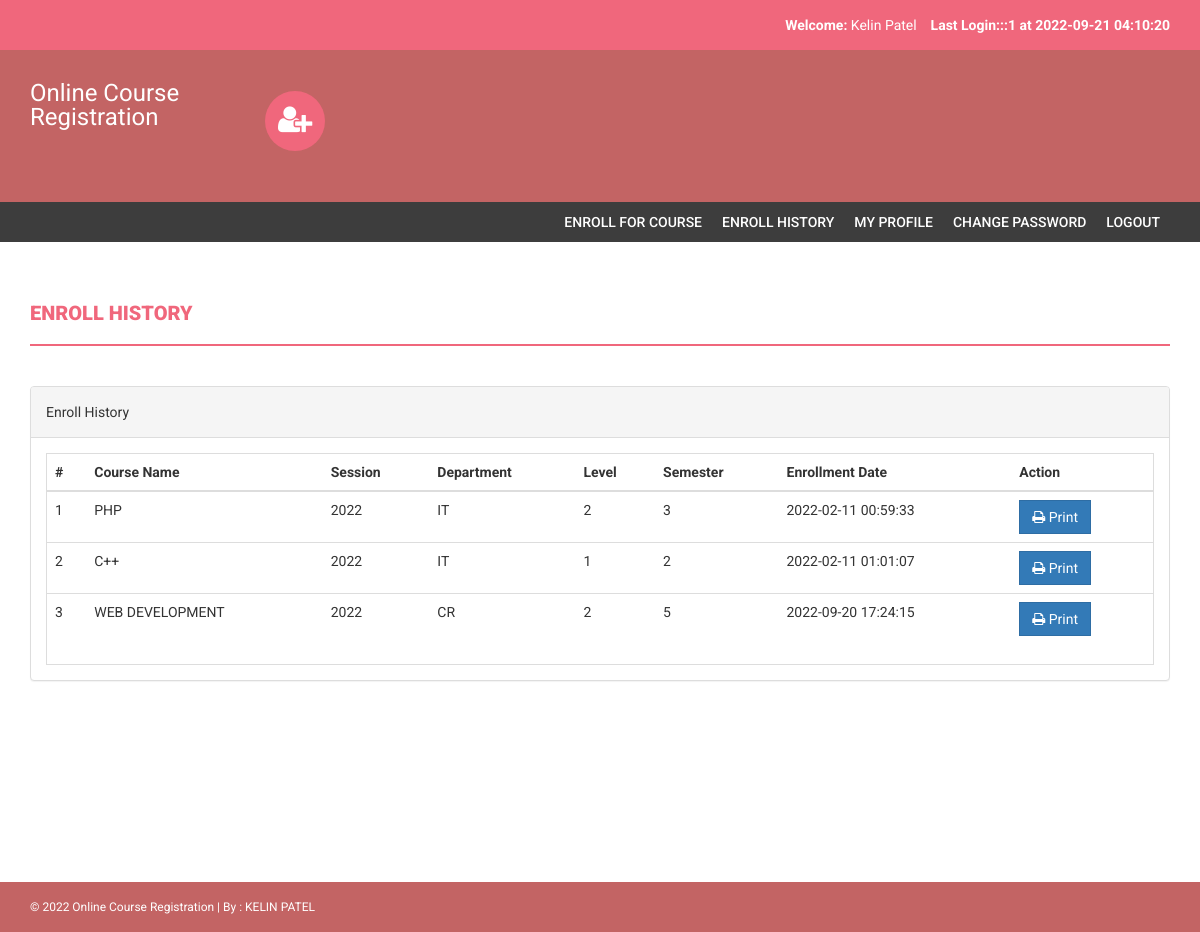
The page /enroll-history.php (signed in) on the database its author committed.
### tables this page shows
CREATE TABLE `courseenrolls` (
  `id` int(11) NOT NULL,
  `studentRegno` varchar(255) DEFAULT NULL,
  `pincode` varchar(255) DEFAULT NULL,
  `session` int(11) DEFAULT NULL,
  `department` int(11) DEFAULT NULL,
  `level` int(11) DEFAULT NULL,
  `semester` int(11) DEFAULT NULL,
  `course` int(11) DEFAULT NULL,
  `enrollDate` timestamp NULL DEFAULT CURRENT_TIMESTAMP
);

CREATE TABLE `course` (
  `id` int(11) NOT NULL,
  `courseCode` varchar(255) DEFAULT NULL,
  `courseName` varchar(255) DEFAULT NULL,
  `courseUnit` varchar(255) DEFAULT NULL,
  `noofSeats` int(11) DEFAULT NULL,
  `creationDate` timestamp NULL DEFAULT CURRENT_TIMESTAMP,
  `updationDate` varchar(255) DEFAULT NULL
);

CREATE TABLE `session` (
  `id` int(11) NOT NULL,
  `session` varchar(255) DEFAULT NULL,
  `creationDate` timestamp NULL DEFAULT CURRENT_TIMESTAMP
);

CREATE TABLE `department` (
  `id` int(11) NOT NULL,
  `department` varchar(255) DEFAULT NULL,
  `creationDate` timestamp NULL DEFAULT CURRENT_TIMESTAMP
);

CREATE TABLE `level` (
  `id` int(11) NOT NULL,
  `level` varchar(255) DEFAULT NULL,
  `creationDate` timestamp NULL DEFAULT CURRENT_TIMESTAMP
);

CREATE TABLE `semester` (
  `id` int(11) NOT NULL,
  `semester` varchar(255) DEFAULT NULL,
  `creationDate` timestamp NULL DEFAULT CURRENT_TIMESTAMP,
  `updationDate` varchar(255) DEFAULT NULL
);

### enroll-history.php (the view, shortened to what this page needs)
<?php
include('includes/config.php');
if(strlen($_SESSION['login'])==0)
{
header('location:index.php');
}else{
?>
<!DOCTYPE html>
<html xmlns="http://www.w3.org/1999/xhtml">
<head>
    <link href="assets/css/bootstrap.css" rel="stylesheet" />
    <link href="assets/css/font-awesome.css" rel="stylesheet" />
    <link href="assets/css/style.css" rel="stylesheet" />
</head>
<body>
<?php include('includes/header.php');?>
<?php if($_SESSION['login']!="")
{
 include('includes/menubar.php');
}
 ?>
    <div class="content-wrapper">
        <div class="container">
              <div class="row">
                    <div class="col-md-12">
                        <h1 class="page-head-line">Enroll History  </h1>
                    </div>
                </div>
                <div class="row" >
                <div class="col-md-12">
                    <div class="panel panel-default">
                        <div class="panel-heading">
                           Enroll History
                        </div>
                        <div class="panel-body">
                            <div class="table-responsive table-bordered">
                                <table class="table">
                                    <thead>
                                        <tr>
                                            <th>#</th>
                                            <th>Course Name </th>
                                            <th>Session </th>
                                            <th> Department</th>
                                             <th>Level</th>
                                                <th>Semester</th>
                                             <th>Enrollment Date</th>
                                             <th>Action</th>
                                        </tr>
                                    </thead>
                                    <tbody>
<?php
$sql=mysqli_query($con,"select courseenrolls.course as cid, course.courseName as courname,session.session as session,department.department as dept,level.level as level,courseenrolls.enrollDate as edate ,semester.semester as sem from courseenrolls join course on course.id=courseenrolls.course join session on session.id=courseenrolls.session join department on department.id=courseenrolls.department join level on level.id=courseenrolls.level  join semester on semester.id=courseenrolls.semester  where courseenrolls.studentRegno='".$_SESSION['login']."'");
$cnt=1;
while($row=mysqli_fetch_array($sql))
{
?>
                                        <tr>
                                            <td><?php echo $cnt;?></td>
                                            <td><?php echo htmlentities($row['courname']);?></td>
                                            <td><?php echo htmlentities($row['session']);?></td>
                                            <td><?php echo htmlentities($row['dept']);?></td>
                                            <td><?php echo htmlentities($row['level']);?></td>
                                            <td><?php echo htmlentities($row['sem']);?></td>
                                             <td><?php echo htmlentities($row['edate']);?></td>
                                            <td>
                                            <a href="print.php?id=<?php echo $row['cid']?>" target="_blank">
<button class="btn btn-primary"><i class="fa fa-print "></i> Print</button> </a>
                                            </td>
                                        </tr>
<?php
$cnt++;
} ?>
                                    </tbody>
                                </table>
                            </div>
                        </div>
                    </div>
                </div>
            </div>
        </div>
    </div>
  <?php include('includes/footer.php');?>
</body>
</html>
<?php } ?>

### includes/header.php (shortened to what this page needs)
<?php
include("includes/config.php");
?>
<?php if($_SESSION['login']!="")
{?>
<header>
        <div class="container">
            <div class="row">
                <div class="col-md-12">
                    <strong>Welcome: </strong><?php echo htmlentities($_SESSION['sname']);?>
                    <strong>Last Login:<?php
        $ret=mysqli_query($con,"SELECT  * from userlog where studentRegno='".$_SESSION['login']."' order by id desc limit 1,1");
                    $row=mysqli_fetch_array($ret);
                    echo $row['userip']; ?> at <?php echo $row['loginTime'];?></strong>
                </div>
            </div>
        </div>
    </header>
    <?php } ?>
    <div class="navbar navbar-inverse set-radius-zero">
        <div class="container">
            <div class="navbar-header">
                <a class="navbar-brand" href="#" style="color:#fff; font-size:24px; line-height:24px; ">
                   Online Course Registration
                </a>
            </div>
            <div class="left-div">
                <i class="fa fa-user-plus login-icon" ></i>
        </div>
            </div>
        </div>

### assets/css/style.css (style rules this page uses)
body { font-family: 'Roboto', sans-serif; line-height: 30px; }
.set-radius-zero { border-radius: 0px; -moz-border-radius: 0px; -webkit-border-radius: 0px; }
.content-wrapper { margin-top: 40px; min-height: 600px; padding-bottom: 60px; }
.page-head-line { font-weight: 900; padding-bottom: 20px; border-bottom: 2px solid #F0677C; text-transform: uppercase; color: #F0677C; font-size: 20px; margin-bottom: 40px; }
.btn { border-radius: 0px; -webkit-border-radius: 0px; -moz-border-radius: 0px; }
.login-icon { height: 60px; width: 60px; padding: 13px; border-radius: 50%; font-size: 30px; margin-bottom: 20px; color: #fff; text-align: center; cursor:pointer; background-color:#F0677C; -webkit-border-radius:50%; -moz-border-radius:50%; }
header { background-color: #F0677C; color: #fff; padding: 10px; text-align: right; }
.left-div { padding-left: 30px; margin-top: 40px; margin-bottom: 30px; }
.navbar-brand { width: 250px; padding-top: 30px; }
.navbar-inverse { background-color: #C36464; border-color: transparent; }
.navbar { margin-bottom: 0px; }

### rows shown on the page
courseenrolls: course.courseName "PHP", session.session "2022", department.department "IT", level.level "2", semester.semester "3", enrollDate "2022-02-11 00:59:33"
courseenrolls: course.courseName "C++", session.session "2022", department.department "IT", level.level "1", semester.semester "2", enrollDate "2022-02-11 01:01:07"
courseenrolls: course.courseName "WEB DEVELOPMENT", session.session "2022", department.department "CR", level.level "2", semester.semester "5", enrollDate "2022-09-20 17:24:15"

### other values the page prints
$_SESSION['sname'] "Kelin Patel"
$row['userip'] "::1"
$row['loginTime'] "2022-09-21 04:10:20"
